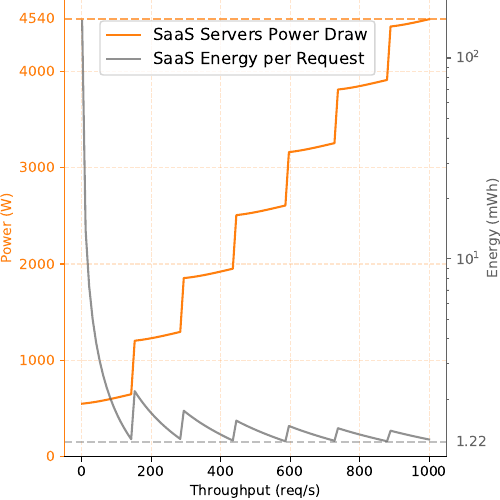

Write the Python code that produced this figure.
import duckdb
import numpy as np
import math
import matplotlib.pyplot as plt
from matplotlib import cm
import matplotlib.transforms as transforms

power_throughput_for_testQ_template = None
highest_throughput_for_latencyQ_for_testQ_template = None

with open('./dbqueries/power_throughput_for_test?.sql') as file:
    power_throughput_for_testQ_template = file.read()

with open('./dbqueries/highest_throughput_for_latency?_for_test?.sql') as file:
    highest_throughput_for_latencyQ_for_testQ_template = file.read()

def throughput_power_converter(conn, test_id):
    thr_pwr = conn.sql(power_throughput_for_testQ_template.format(test=test_id)).df()
    thr = thr_pwr["throughput"]
    pwr = thr_pwr["power"]

    return np.poly1d(np.polyfit(thr, pwr, 3))

def get_throughput_for_sla(conn, test_id, sla=1000):
    res = conn.sql(highest_throughput_for_latencyQ_for_testQ_template.format(latency=sla, test=test_id)).df()
    return res.iloc[0]["throughput"]

def get_power_draw_estimator(conn, sla, test_id):
    f_pwrthr = throughput_power_converter(conn, test_id)
    thrp_sla = get_throughput_for_sla(conn, test_id, sla)

    def f(thrp):
        res = []
        for x in thrp:
            res.append(f_pwrthr(thrp_sla) * math.floor((x/thrp_sla)) + f_pwrthr(x%thrp_sla))
        return res
    
    return f

def get_energy_per_req_estimator(conn, sla, test_id):
    f_pwrthr = throughput_power_converter(conn, test_id)
    thrp_sla = get_throughput_for_sla(conn, test_id, sla)

    def f(thrp):
        res = []
        for x in thrp:
            res.append(((f_pwrthr(thrp_sla) * math.floor((x/thrp_sla)) + f_pwrthr(x%thrp_sla))/x)/3.6)
        return res

    return f


def plot_power_draw_and_epr(conn, sla, test_id):
    power_model = get_power_draw_estimator(conn, sla, test_id)
    epr_model = get_energy_per_req_estimator(conn, sla, test_id)
    myline = np.linspace(1, 1000, 100)

    fig, ax1 = plt.subplots(figsize=(5, 5))

    # Instantiate a second axes that shares the same x-axis
    ax2 = ax1.twinx() 

    ax1.set_xlabel('Throughput (req/s)')
    ax1.set_ylabel("Power (W)")
    ax2.set_ylabel("Energy (mWh)")
    power_data = power_model(myline)
    epr_data = epr_model(myline)
    min_epr = 1.22 # np.min(epr_data)
    max_power = np.max(power_data)

    ax1.grid(True, linestyle='--', color='tab:orange', alpha=0.2)

    ax2.semilogy(myline, epr_data, color=cm.tab20c(16), label="SaaS Energy per Request", alpha=.7)

    # y_ticks = np.append(ax2.get_yticks(), 4)
    # y_ticks = np.append(y_ticks, 6)
    # ax2.set_yticks(y_ticks)

    ax1.axhline(y=max_power, color="tab:orange", ls='--', alpha=.7)
    trans = transforms.blended_transform_factory(ax1.get_yticklabels()[0].get_transform(), ax1.transData)
    ax1.text(0,max_power, "{:.0f}".format(max_power), color="tab:orange", transform=trans, 
        ha="right", va="center")

    ax2.axhline(y=min_epr, color=cm.tab20c(16), ls='--', alpha=.4)
    trans = transforms.blended_transform_factory(ax2.get_yticklabels()[0].get_transform(), ax2.transData)
    ax2.text(1,min_epr, "{:.2f}".format(min_epr), color=cm.tab20c(16), transform=trans, 
        ha="left", va="center")
    
    # ax2.text(1,4, "4", color="grey", transform=trans, ha="left", va="center")
    # ax2.text(1,6, "6", color="grey", transform=trans, ha="left", va="center")

    ax1.plot(myline, power_data, color='tab:orange', label="SaaS Servers Power Draw")
    plt.tight_layout(pad=0)
    ax1.set_ylim(ymin=0)
    ax2.set_ylim(ymin=min(epr_data)-.2)

    ax1.yaxis.label.set_color('tab:orange')
    ax1.spines["right"].set_visible(False)
    ax1.spines['left'].set_color("tab:orange")
    ax1.tick_params(axis='y', colors='tab:orange', which='both')

    ax2.yaxis.label.set_color(cm.tab20c(16))
    ax2.spines["right"].set_edgecolor(cm.tab20c(16))
    ax2.spines["left"].set_visible(False)
    ax2.tick_params(axis='y', colors=cm.tab20c(16), which='both')

    ax1.spines["top"].set_visible(False)
    ax2.spines["top"].set_visible(False)

    fig.legend(loc=(.2,.85), prop={'size': 12})

    # plt.show() 
    plt.savefig('./impact_load_plot.pdf')


def main():
    conn = duckdb.connect('../dataset.db', read_only = True)

    plot_power_draw_and_epr(conn, 1000, 1)
    
    conn.close()


if __name__ == "__main__":
    main()